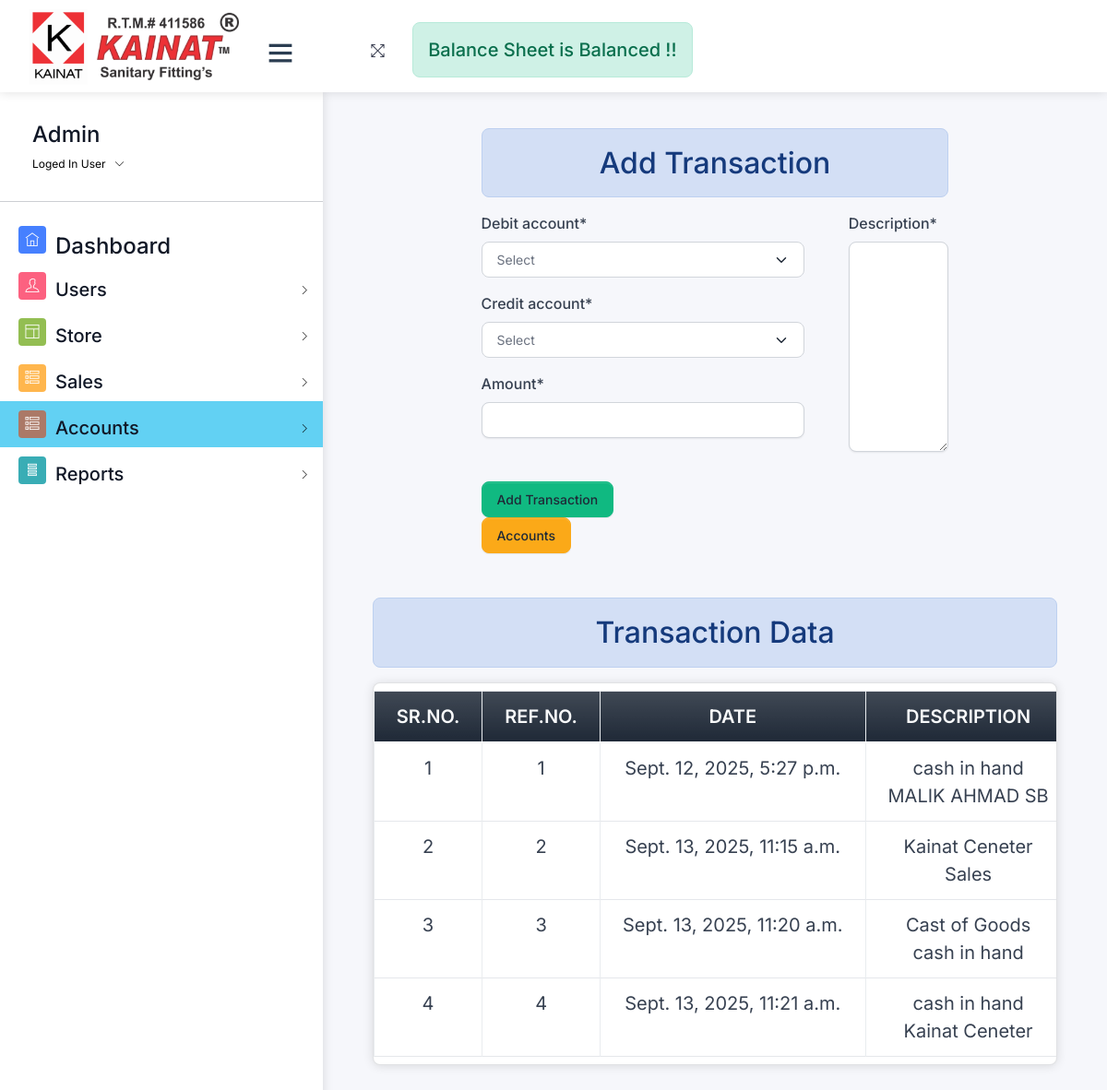
Screenshot of /transaction/ (signed in) with the database file from the repository.
### home/models.py (models this page shows, shortened)
class Transaction(models.Model):
    date = models.DateTimeField(auto_now_add=True)
    description = models.TextField()
    debit_account = models.ForeignKey(Account, related_name='debit_transactions', on_delete=models.RESTRICT)
    credit_account = models.ForeignKey(Account, related_name='credit_transactions', on_delete=models.RESTRICT)
    amount = models.DecimalField(max_digits=10, decimal_places=2)
    is_deleted=models.BooleanField(default=False)
    made_by=models.ForeignKey(User,on_delete=models.RESTRICT)
    class Meta:
        indexes = [
            models.Index(fields=['debit_account']),
            models.Index(fields=['credit_account']),
            models.Index(fields=['date']),
        ]

class Account(models.Model):
    ASSET = 'Asset'
    LIABILITY = 'Liability'
    EQUITY = 'Equity'
    REVENUE = 'Revenue'
    EXPENSE = 'Expense'
    GAIN = 'Gain'
    LOSS = 'Loss'
    COMMITMENT = 'Commitment'
    COMMITMENT_RECEIVED = 'Commitment_Received'
    ACCOUNT_TYPE_CHOICES = [
        (ASSET, 'Asset'),
        (LIABILITY, 'Liability'),
        (EQUITY, 'Equity'),
        (REVENUE, 'Revenue'),
        (EXPENSE, 'Expense'),
        (GAIN, 'Gain'),
        (LOSS, 'Loss'),
        (COMMITMENT , 'Commitment'),
        (COMMITMENT_RECEIVED,'Commitment_Received')
    ]
    name=models.CharField(max_length=50,null=True ,blank=True)
    employee=models.OneToOneField(Employee, on_delete=models.RESTRICT ,null=True,blank=True)
    customer=models.OneToOneField(Customer, on_delete=models.RESTRICT ,null=True,blank=True)
    supplier=models.OneToOneField(Suppliers, on_delete=models.RESTRICT,null=True,blank=True)
    cheque=models.OneToOneField(Cheque, on_delete=models.RESTRICT,null=True,blank=True)
    balance = models.DecimalField(max_digits=10, decimal_places=2,default=0)
    account_type = models.CharField(max_length=50, choices=ACCOUNT_TYPE_CHOICES)
    address=models.CharField(max_length=255,null=True,blank=True)
    contact=models.CharField(max_length=12,null=True,unique=True,blank=True)
    mobile=models.CharField(max_length=12,null=True , blank=True,unique=True)
    date = models.DateTimeField(default=datetime.now())
    is_deleted=models.BooleanField(default=False)
    def __str__(self):
        if self.name:
            return f'{self.name}'
        elif self.customer:
            return f'{self.customer}'
        elif self.supplier:
            return f'{self.supplier}'
        elif self.cheque:
            return f'{self.cheque}'

class Customer(models.Model):
    coname=models.CharField(max_length=255)
    region = models.ForeignKey(Region, on_delete=models.RESTRICT)
    name=models.CharField(max_length=255)
    address=models.CharField(max_length=255)
    contact=models.CharField(max_length=12,null=True,unique=True,blank=True)
    is_deleted = models.BooleanField(default=False)
    def __str__(self):
        return self.coname

### home/views/accounts.py (the view)
# urls.py: path('transaction/', accounts.add_transaction , name="transaction"),
@login_required
@permission_required('home.add_transaction', login_url='/login/')
def add_transaction(request):
    transactions = Transaction.objects.all()
    if request.method == 'POST':
        form = TransactionForm(request.POST)
        if form.is_valid():
            transaction=form.save(commit=False)
            transaction.made_by=request.user
            transaction.save()
            return redirect('transaction')
    else:
        form = TransactionForm()
        transactions = Transaction.objects.all()
        accounts = Account.objects.filter(is_deleted=False)
        assets = {}
        liabilities = {}
        equity_account = {}
        revenue_account = {}
        expenses_account = {}
        commitment_account = {}
        equity = 0
        revenue = 0
        expenses = 0
        commitment=0
        for account in accounts:
            balance = account.balance  # Use the balance field as the initial balance
            debit_transactions = Transaction.objects.filter(debit_account=account)
            credit_transactions = Transaction.objects.filter(credit_account=account)
            for transaction in debit_transactions:
                balance += transaction.amount
            for transaction in credit_transactions:
                balance -= transaction.amount
            if balance != account.balance:  # Skip accounts with no transactions
                if account.account_type == 'Asset':
                    assets[account] = balance
                elif account.account_type == 'Liability':
                    liabilities[account] = -balance
                elif account.account_type == 'Equity':
                    equity -= balance
                    equity_account[account] = -balance
                elif account.account_type == 'Revenue':
                    revenue -= balance
                    revenue_account[account] = -balance
                elif account.account_type == 'Expense':
                    expenses += balance
                    expenses_account[account] = balance
                elif account.account_type == 'Commitment':
                    commitment += balance
                    commitment_account[account] = balance
        total_assets = int(sum(assets.values()))
        total_liabilities = int(sum(liabilities.values()))
        total_equity = int(sum(equity_account.values()))
        if total_assets == total_liabilities+total_equity :
            messages.success(request,"Balance Sheet is Balanced  !!")
        else:
            messages.error(request," Balance Sheet is not Balanced Please check !!")
    return render(request, 'accounts/add_transaction.html', {'form': form,'mydata': transactions})

### home/forms.py (shortened to what this page needs)
class TransactionForm(forms.ModelForm):
    class Meta:
        model = Transaction
        fields = ['description', 'debit_account','credit_account','amount']
    def __init__(self, *args, **kwargs):
        super(TransactionForm, self).__init__(*args, **kwargs)
        self.fields['debit_account'].empty_label = "Select"
        self.fields['credit_account'].empty_label = "Select"
        self.fields['debit_account'].queryset = Account.objects.filter(is_deleted=False)
        self.fields['credit_account'].queryset = Account.objects.filter(is_deleted=False)

### templates/accounts/add_transaction.html (shortened to what this page needs)
{% extends 'css-js-links.html' %}
{% load crispy_forms_tags %}
{% load custom_filters %}
{% block context %}
{% if request.user.is_superuser %}
{% include 'navbar.html' %}
{% else %}
{% include 'accounts/navbar.html' %}
{% endif %}
{% endblock context %}
{% block body %}
<div class="pcoded-content">
  <div class="pcoded-inner-content">
    <div class="main-body">
      <div class="page-wrapper">
        <div class="page-body">
  <div class="row">
    <div class="col-md-8 offset-md-2  ">
      <h2 class="text-center alert alert-info">Add Transaction</h2>
      <form method="post" id="transactionForm">
        <div class="row">
          <div class="col-md-9">
            <div class="row">
          <div class="row">
            {{ form.debit_account|as_crispy_field }}
          </div>
          <div class="row">
            {{ form.credit_account|as_crispy_field }}
          </div>
          <div class="row">
            {{ form.amount|as_crispy_field }}
          </div>
        </div>
        </div>
          <div class="col-md-3">
            {{ form.description|as_crispy_field }}
          </div>
          <div class="col-md-5 mt-3">
            <button type="button" class="btn btn-success" id="reviewTransaction">
              {% if update %} Update Transaction {% else %} Add Transaction {% endif %}
            </button>
            <a  class ="btn btn-warning"href="/accounts/">Accounts</a>
          </div>
        </div>
      </form>
    </div>
  </div>
    <div class="col-12 mt-5">
      <h2 class="text-center alert alert-info">Transaction Data</h2>
      <div class="card py">
        <div class="table-responsive py-2">
      {% if mydata %}
      <table class="table table-stripped table-bordered" id="petrol-table">
        <colgroup>
          <col width="5%">
          <col width="20%">
          <col width="15%">
          <col width="15%">
          <col width="15%">
          {% if update %} {% else %}<col width="15%"> {% endif %}
      </colgroup>
        <thead>
          <tr class="bg-primary bg-gradient text-light text-center">
            {% if update %}   {% else %}  <th class="text-center fs-5" >Sr.No.</th> {% endif %}
            <th class="text-center fs-5" >Ref.No.</th>
            <th class="text-center fs-5" >Date</th>
            <th class="text-center fs-5" >Description</th>
          </tr>
        </thead>
        <tbody>
          {% if update %}
          <tr>
            <td class="text-center fs-5">{{mydata.id}}</td>
            <td class="text-center fs-5">{{mydata.date}}</td>
            <td class="text-center fs-5">{{mydata.description}}</td>
            <td class="text-center fs-5">{{mydata.debit_account}}</td>
            <td class="text-center fs-5">{{mydata.credit_account}}</td>
            <td class="text-center fs-5">{{mydata.amount}}</a></td>
          </tr>
          {% else %}
          {% for data in mydata %}
          <tr>
            <td class="text-center fs-5">{{forloop.counter}}</td>
            <td class="text-center fs-5">{{data.id}}</td>
            <td class="text-center fs-5">{{data.date}}</td>
            <td class="text-center fs-5">{{data.debit_account}} <br>
            {{data.credit_account}}</td>
          </tr>
          {% endfor %}
          {% endif %}
        </tbody>
      </table>
      </div>
      </div>
      {% else %}
      <h4 class="text-center alert alert-warning">No Record Found</h4>
      {% endif %}
    </div>
  </div>
</div>
</div>
</div>
</div>
</div>
{% endblock body %}

### templates/navbar.html (shortened to what this page needs)
{% load static %}
<div id="pcoded" class="pcoded">
  <div class="pcoded-container navbar-wrapper">
    <nav style="padding: 0 ; margin: 0 ;" class="navbar header-navbar pcoded-header">
      <div class="navbar-wrapper">
        <div style="height: 100px ;background-color: #ffffff " class="navbar-logo  ">
          <a class="mobile-menu mt-2 text-dark fs-3" id="mobile-collapse" href="#!">
            <i class="ti-menu text-dark"></i>
          </a>
          <a class=" fs-4  btn " href="/"><img style="height: 90px" src="{% static 'assets/images/kainat.png' %}"
              alt=""></a>
        </div>
        <div class="navbar-container container-fluid">
          <ul class="nav-left">
            <li class="mt-3">
              <a href="#!" onclick="javascript:toggleFullScreen()">
                <i class="ti-fullscreen"></i>
              </a>
            </li>
            <li>
              <div id="display-msg" class="text-center mt-4" style="min-height: 70px">
                {% if messages %} {% for message in messages %}
                <small id="msg" {% if message.tags %} class="{{message.tags}}" {% endif %}>
                  <h5
                    class="alert {% if message.tags == 'error' %} alert-warning {% else %} alert-{{message.tags}} {% endif %} ">
                    {{message}}</h5>
                </small>
                {% endfor %} {% else %} &nbsp;
                {% endif %}
              </div>
            </li>
          </ul>
    </nav>
    <div class="pcoded-main-container">
      <div class="pcoded-wrapper">
        <nav class="pcoded-navbar">
          <div class="pcoded-inner-navbar main-menu">
            <div class="">
              <div class="main-menu-header">
                <div class="user-details">
                  <span>
                    <h4>{{request.user}}</h4>
                  </span>
                  <span id="more-details">Loged In User<i class="ti-angle-down"></i></span>
                </div>
              </div>
            </div>
            <hr>
            <ul class="pcoded-item pcoded-left-item">
              {% if perms.home.view_dashboard %}
              <li class=" {% if request.path == '/' %} color-info {% endif %}">
                <a href="/">
                  <span class="pcoded-micon"><i class="ti-home"></i><b>D</b></span>
                  <span class="pcoded-mtext fs-5" data-i18n="nav.dash.main">
                    <h4>Dashboard</h4>
                  </span>
                </a>
              </li>
              {% endif %}
              {% if perms.home.view_user %}
              <li
                class="pcoded-hasmenu  {% if request.path == '/create_user/' or request.path == '/list_users/' %} color-info {% endif %} ">
                <a href="javascript:void(0)">
                  <span class="pcoded-micon"><i class="ti-user"></i></span>
                  <span class="pcoded-mtext fs-5" data-i18n="nav.basic-components.main">
                    <h5>Users</h5>
                  </span>
                </a>
              </li>
              {% endif %}
              {% if perms.home.view_store %}
              <li
                class="pcoded-hasmenu   ">
                <a href="javascript:void(0)">
                  <span class="pcoded-micon"><i class="ti-layout"></i></span>
                  <span class="pcoded-mtext fs-5" data-i18n="nav.basic-components.main">
                    <h5>Store</h5>
                  </span>
                </a>
              </li>
              {% endif %}
              {% if perms.home.view_sales_receipt %}
              <li class="pcoded-hasmenu {% if request.path == '/list-sales/'  %} color-info {% endif %} ">
                <a href="javascript:void(0)">
                  <span class="pcoded-micon"><i class="ti-view-list-alt"></i></span>
                  <span class="pcoded-mtext fs-5" data-i18n="nav.basic-components.main">
                    <h5>Sales</h5>
                  </span>
                </a>
              </li>
              {% endif %}
              {% if perms.home.view_account %}
              <li
                class="pcoded-hasmenu {% if request.path == '/accounts/' or  request.path == '/cheques/' or request.path == '/suppliers/' or request.path == '/customers/' or request.path == '/employees/' or request.path == '/create_accounts/' or request.path == '/balance_sheet/' or request.path == '/transaction/' or request.path == '/list_transactions/'  %} color-info {% endif %} ">
                <a href="javascript:void(0)">
                  <span class="pcoded-micon"><i class="ti-view-list-alt"></i></span>
                  <span class="pcoded-mtext fs-5" data-i18n="nav.basic-components.main">
                    <h5>Accounts</h5>
                  </span>
                </a>
              </li>
              {% endif %}
              {% if perms.home.view_reports %}
              <li
                class="pcoded-hasmenu  {% if request.path == '/us/' or request.path == '/create/' %} color-info {% endif %} ">
                <a href="javascript:void(0)">
                  <span class="pcoded-micon"><i class="ti-layout-menu-v"></i></span>
                  <span class="pcoded-mtext fs-5" data-i18n="nav.basic-components.main">
                    <h5>Reports</h5>
                  </span>
                </a>
              </li>
              {% endif %}
            </ul>
          </div>
        </nav>

### rows the page displays
Transaction: id "1", date "Sept. 12, 2025, 5:27 p.m.", debit_account "cash in hand", credit_account "MALIK AHMAD SB"
Transaction: id "2", date "Sept. 13, 2025, 11:15 a.m.", debit_account "Kainat Ceneter", credit_account "Sales"
Transaction: id "3", date "Sept. 13, 2025, 11:20 a.m.", debit_account "Cast of Goods", credit_account "cash in hand"
Transaction: id "4", date "Sept. 13, 2025, 11:21 a.m.", debit_account "cash in hand", credit_account "Kainat Ceneter"

### other values shown
{{ message }} "Balance Sheet is Balanced !!"
{{ request.user }} "Admin"
